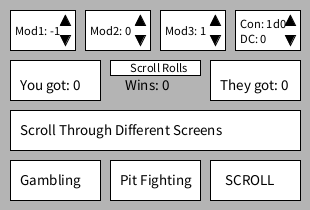
Frame 1 (no input)
Frame 60 (the mouse pressed at the canvas centre just before this capture): identical to frame 1, image omitted
Frame 120 (the mouse held since frame 60 and released just before this capture): identical to frame 1, image omitted

The Processing sketch that drew this single still picture (run headless with seeded random() and noise(); from frame 60 on, the mouse is pressed at the canvas centre):

// Processing sketch: Work_DND
// ── Work_DND.pde

int mod1 = -1;
int mod2 = 0;
int mod3 = 1;
int con = 0;

int screenScroll = 0;
int scroll = 0;
int Rscroll = 0;

int Hroll1;
int Hroll2;
int Hroll3;

int Proll1;
int Proll2;
int Proll3;

int sucesses = 0;

void setup () {
  size(310,210);
}

void draw () {
  background(180);
  if (screenScroll == 0) {
    color(255);
    fill(255);
    rect(10,10,65,40);
    rect(85,10,65,40);
    rect(160,10,65,40);
    rect(235, 10, 65,40);
    rect(10,60,90,40);
    rect(210,60,90,40);
    rect(10,110,290,40);
    rect(10,160,90,40);
    rect(110,160,90,40);
    rect(210,160,90,40);
    rect(110, 60, 90, 15);
    //triangle arrows
    fill(0);
    triangle(60, 25, 70, 25, 65, 15);
    triangle(60, 35, 70, 35, 65, 45);
    //middle segment
    triangle(135, 25, 145, 25, 140, 15);
    triangle(135, 35, 145, 35, 140, 45);
    //right segment
    triangle(210, 25, 220, 25, 215, 15);
    triangle(210, 35, 220, 35, 215, 45);
    //Constitution 
    triangle(285, 25, 295, 25, 290, 15);
    triangle(285, 35, 295, 35, 290, 45);
    //All the text
    textSize(12.5);
    color(0,0,0);
    text("Scroll Rolls", 130, 72);
    text("Mod1: " + mod1, 15, 35);
    text("Mod2: " + mod2, 90, 35);
    text("Mod3: " + mod3, 165, 35);
    text("Con: 1d" + con, 240, 27.5);
    text("DC: " + con, 240, 42.5);
    textSize(15);
    text("Scroll Through Different Screens", 20, 135);
    text("SCROLL", 225, 185);
    text("Wins: " + sucesses, 125,90);
    //Scrollable text
    //Bottom row
    
    if (scroll == 0) {
      text("Gambling", 20, 185);
      text("Pit Fighting", 120, 185);
    } else if (scroll == 1) {
      text("Work", 20, 185);
      text("Just...Crime", 120, 185);
    }
    //URUURUGHGUHOISAD SCROLLABLE RESULTS
    if (Rscroll == 0) {
      text("You got: " + Proll1, 20,90);
      text("They got: " + Hroll1, 220,90);
    } else if (Rscroll == 1) {
      text("You got: " + Proll2, 20,90);
      text("They got: " + Hroll2, 220,90);
    } else if (Rscroll == 2) {
      text("You got: " + Proll3, 20,90);
      text("They got: " + Hroll3, 220,90);
    }
  } else if (screenScroll == 1) {
    fill(255);
    rect(10,160,290,40);
    fill(0);
    text("Scroll Through Different Screens", 30, 190);
    text("Gambling: ", 120, 20);
    line(10,25,290,25);
    line(10,50,290,50);
    line(10,75,290,75);
    line(10,100,290,100);
    line(10,125,290,125);
    line(10,150,290,150);
    line(10,25,10,150);
    line(290,25,290,150);
    line(30,25,30,125);
    text("0", 15, 40);
    text("1", 15, 65);
    text("2", 15, 90);
    text("3", 15, 115);
    text("Owe the amount you gambled: -100%", 40,40);
    text("Lose half the amount you gambled: 50%", 40,65);
    text("Gain half amount you gambled: 150%", 40,90);
    text("Gain the amount you gambled: 200%", 40,115);
    line(106, 125, 106, 150);
    line(212, 125, 212, 150);
    text("Insight (Wis)", 20, 145);
    text("Deception (Cha)", 110, 145);
    text("Intim. (Cha)", 217, 145);
  } else if (screenScroll == 2) {
    fill(255);
    rect(10,160,290,40);
    fill(0);
    text("Pit Fighting: ", 120, 20);
    line(10,25,290,25);
    line(10,50,290,50);
    line(10,75,290,75);
    line(10,100,290,100);
    line(10,125,290,125);
    line(10,150,290,150);
    line(10,25,10,150);
    line(290,25,290,150);
    line(30,25,30,125);
    text("0", 15, 40);
    text("1", 15, 65);
    text("2", 15, 90);
    text("3", 15, 115);
    text("Gain nothing", 40,40);
    text("Gain 50 gold", 40,65);
    text("Gain 100 gold", 40,90);
    text("Gain 200 gold", 40,115);
    line(106, 125, 106, 150);
    line(212, 125, 212, 150);
    text("Athletics (Str)", 20, 145);
    text("Acrobatics (Dex)", 110, 145);
    text("Hit Die+Con", 215, 145);
    text("Scroll Through Different Screens", 30, 190);
  } else if (screenScroll == 3) {
    fill(0);
    text("Work: ", 120, 20);
    line(10,25,290,25);
    line(10,50,290,50);
    line(10,75,290,75);
    line(10,100,290,100);
    line(10,125,290,125);
    line(10,150,290,150);
    line(10,25,10,150);
    line(290,25,290,150);
    line(30,25,30,125);
    text("0", 15, 40);
    text("1", 15, 65);
    text("2", 15, 90);
    text("3", 15, 115);
    text("Scroll Through Different Screens", 30, 190);
    fill(255);
    rect(10,160,290,40);
  } else if (screenScroll == 4) {
    fill(255);
    rect(10,160,290,40);
    fill(0);
    text("Crime: ", 120, 20);
    line(10,25,290,25);
    line(10,50,290,50);
    line(10,75,290,75);
    line(10,100,290,100);
    line(10,125,290,125);
    line(10,150,290,150);
    line(10,25,10,150);
    line(290,25,290,150);
    line(30,25,30,125);
    text("0", 15, 40);
    text("1", 15, 65);
    text("2", 15, 90);
    text("3", 15, 115);
    text("Gain nothing", 40,40);
    text("Gain 50 gold", 40,65);
    text("Gain 100 gold", 40,90);
    text("Gain 200 gold", 40,115);
    line(106, 125, 106, 150);
    line(212, 125, 212, 150);
    text("Athletics (Str)", 20, 145);
    text("Acrobatics (Dex)", 110, 145);
    text("Hit Die+Con", 215, 145);
    text("Scroll Through Different Screens", 30, 190);
  } 
}





void mouseClicked() {
  //Bottom left two
  if((mouseX >= 10 && mouseX<80) && (mouseY >= 160 && mouseY <=200)) {
    print("LLLL");
    if (scroll == 0) {//This one does gambling. The math is if PlayerRoll+Mod1 is > 2d10+5 then 1 sucess. 
      sucesses = 0;
      Proll1 = int(random(1, 21)) + mod1;
      Hroll1 = int(random(1, 11)) + int(random(1, 11)) + 5;
      if (Proll1 > Hroll1) {
        sucesses++;
      }
      Proll2 = int(random(1, 21)) + mod2;
      Hroll2 = int(random(1, 11)) + int(random(1,11)) + 5;
      if (Proll2 > Hroll2) {
        sucesses++;
      }
      Proll3 = int(random(1, 21)) + mod3;
      Hroll3 = int(random(1, 11)) + int(random(1,11)) + 5;
      if (Proll3 > Hroll3) {
        sucesses++;
      }
      
      print(Hroll1 + ", " + Proll1 + " | " + Hroll2 + ", " + Proll2 + " | " + Hroll3 + ", " + Proll3);
      
    } else if (scroll == 1) { // Work! elizzaaaaa........
      Proll1 = int(random(1, 21)) + mod1;
      sucesses = Proll1;
    }
    
  }
  
  if((mouseX >= 110 && mouseX <= 200) && (mouseY >= 160 && mouseY <= 200)) {
    print("LLLC");
    if (scroll == 0) {
      if (scroll == 0) {//This one does pit fighting. The math is if PlayerRoll+Mod1 is > 2d10+5 then 1 sucess. 
        sucesses = 0;
        Proll1 = int(random(1, 21)) + mod1;
        Hroll1 = int(random(1, 11)) + int(random(1, 11)) + 5;
        if (Proll1 > Hroll1) {
          sucesses++;
        }
        Proll2 = int(random(1, 21)) + mod2;
        Hroll2 = int(random(1, 11)) + int(random(1,11)) + 5;
        if (Proll2 > Hroll2) {
          sucesses++;
        }
        Proll3 = int(random(1, 21)) + mod3 + int(random(1,con));
        Hroll3 = int(random(1, 11)) + int(random(1,11)) + 5;
        if (Proll3 > Hroll3) {
          sucesses++;
        }
      }
      
    } else if (scroll == 1) {
        sucesses = 0;
        Proll1 = int(random(1, 21)) + mod1;
        if (Proll1 > con) {
          sucesses++;
        }
        Proll2 = int(random(1, 21)) + mod2;
        if (Proll2 > con) {
          sucesses++;
        }
        Proll3 = int(random(1, 21)) + mod3;
        if (Proll3 > con) {
          sucesses++;
        }
    }
  }
  
  
  
  //Triangular thingies
  if((mouseX <= 70 && mouseX >= 60) && (mouseY >= 15 && mouseY <= 25)) {//top left top
    mod1 = mod1+1;
  }
 if((mouseX <= 70 && mouseX >= 60) && (mouseY >= 35 && mouseY <= 45)) {//top left top
    mod1 = mod1-1;
  }
  //center ones
  if((mouseX <= 145 && mouseX >= 135) && (mouseY >= 15 && mouseY <= 25)) {//top left top
    mod2 = mod2+1;
  }
  if((mouseX <= 145 && mouseX >= 135) && (mouseY >= 35 && mouseY <= 45)) {//top left top
    mod2 = mod2-1;
  }
  //right ones
  if((mouseX <= 220 && mouseX >= 210) && (mouseY >= 15 && mouseY <= 25)) {//top left top
    mod3 = mod3+1;
  }
  if((mouseX <= 220 && mouseX >= 210) && (mouseY >= 35 && mouseY <= 45)) {//top left top
    mod3 = mod3-1;
  }
  //CONSTITUION!!!!!!!!!! MEOW MEOW CAOW 
  if((mouseX <= 295 && mouseX >= 285) && (mouseY >= 15 && mouseY <= 25)) {//top left top
    con = con+1;
  }
  if((mouseX <= 295 && mouseX >= 285) && (mouseY >= 35 && mouseY <= 45)) {//top left top
    con = con-1;
  }
  
  
  
  //scrolling visible things
  if((mouseX <= 300 && mouseX >=210) && (mouseY<=200 && mouseY >= 160)) {
    println(scroll);
    scroll++;
    if (scroll >= 2) {
      scroll = 0;
    }
  }  
  if((mouseX <= 200 && mouseX >=110) && (mouseY >= 60 && mouseY <= 75)) {
    Rscroll++;
    if (Rscroll >= 3) {
     Rscroll = 0; 
    }
  }
  // Screen scroll to access pictures+tables
  if (mouseX <= 300 && mouseX >= 10 && (mouseY >= 110 && mouseY <=150)) {
    if (screenScroll == 0) {
    screenScroll++;
    print("scroll");
    if (screenScroll >= 5) {
      screenScroll = 0;
    }
    }
  }
  if ((mouseX <= 300 && mouseX >=10) && (mouseY <=200 && mouseY >=160)) {
    if (screenScroll != 0) {
      screenScroll++;
      print("scroll");
      if (screenScroll >= 5) {
        screenScroll = 0;
      }
    }
  }
  //Debug
  println(mouseX + "," + mouseY);
  
}
